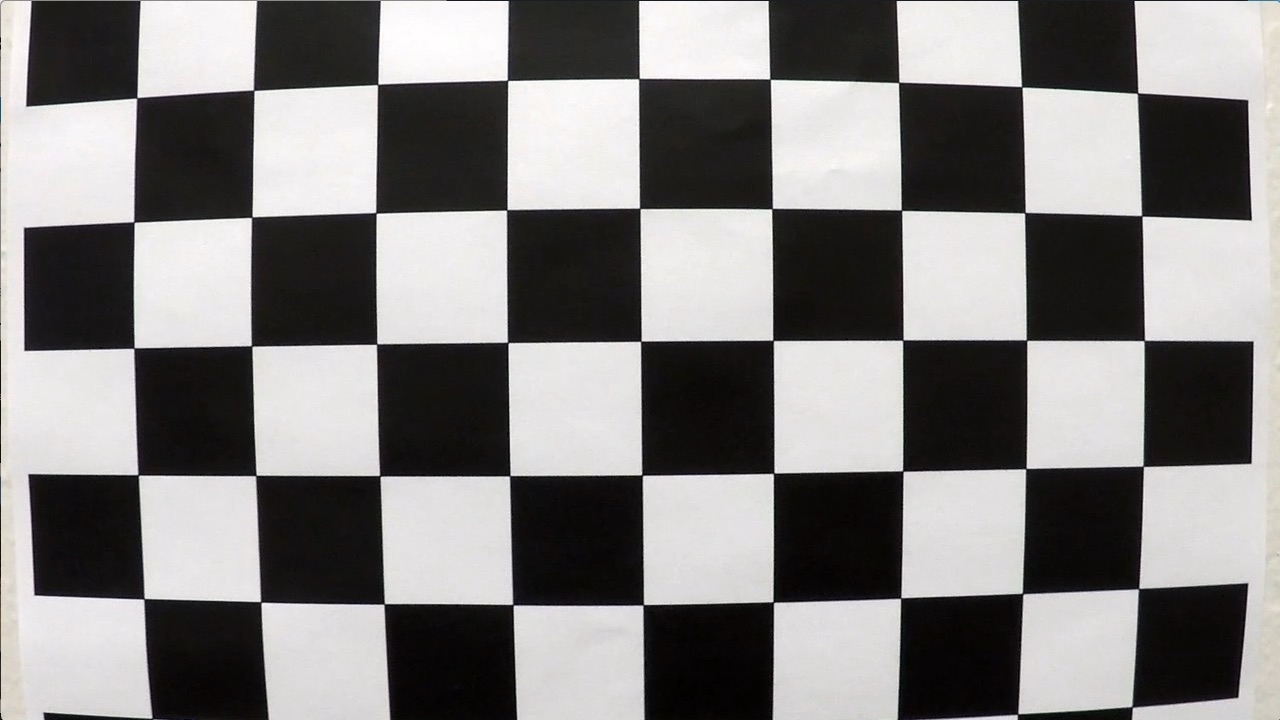
#> input picture Zadatak/camera_cal/calibration1.jpg, 1280 x 720 px; its folder holds 4 pictures in this run
$ python cameraCalibration.py
#> lines starting #> are read from the running program, lines starting #| are printed output that depends on the picture; after the words box and inside, x2 and y2 are one past the last pixel; in counts of white or black regions, pixels touching at a corner belong together
import numpy as np
import cv2 as cv
import matplotlib.pyplot as plt
import glob

# termination criteria
criteria = (cv.TERM_CRITERIA_EPS + cv.TERM_CRITERIA_MAX_ITER, 30, 0.001)

#Setting the necessary variables
numRows = 6
numColumns = 9
mean_error = 0

# prepare object points, like (0,0,0), (1,0,0), (2,0,0) ....,(6,5,0)
objp = np.zeros((numRows*numColumns,3), np.float32)
objp[:,:2] = np.mgrid[0:numRows,0:numColumns].T.reshape(-1,2)

# Arrays to store object points and image points from all the images.
objpoints = [] # 3d point in real world space
imgpoints = [] # 2d points in image plane.
images = glob.glob('camera_cal/*.jpg')

for fname in images:
    img = cv.imread(fname)
#> img is the input picture: shape (720, 1280, 3); mean B, G, R 127.8, 128.4, 130.1
    gray = cv.cvtColor(img, cv.COLOR_BGR2GRAY)

    # Find the chess board corners
    ret, corners = cv.findChessboardCorners(gray, (numRows,numColumns), None)
#> ret = False; corners = None

    # If found, add object points, image points (after refining them)
    if ret == True:
        objpoints.append(objp)
        corners2 = cv.cornerSubPix(gray,corners, (11,11), (-1,-1), criteria)
        imgpoints.append(corners2)

        # Draw and display the corners
        cv.drawChessboardCorners(img, (numRows,numColumns), corners2, ret)
        cv.imshow('img', img)
        cv.waitKey(500)
#> pass 2 of the loop `for fname in images:`:
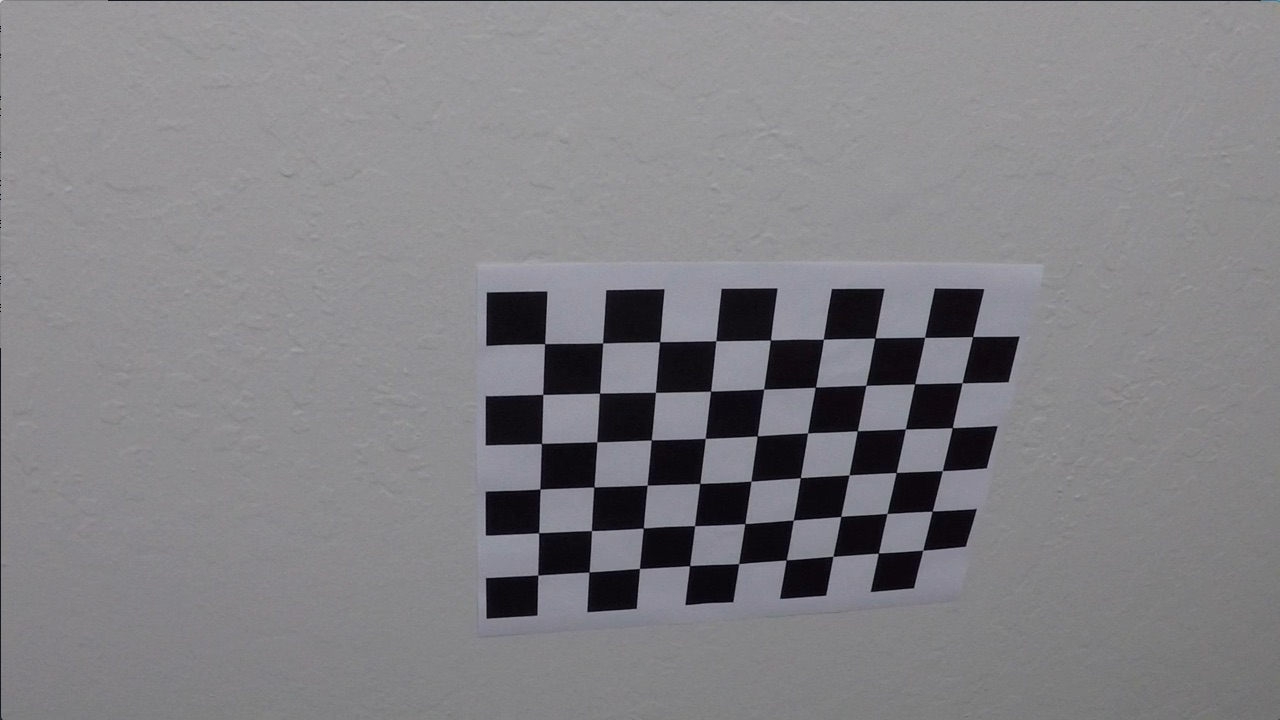
#> input picture Zadatak/camera_cal/calibration10.jpg, 1280 x 720 px
#> img is the input picture: shape (720, 1280, 3); mean B, G, R 133.1, 129.4, 130.2
#> ret = True; corners = 54 rows, first 8: [538.4, 575.5], [537.8, 533.4], [540, 488.9], [541.3, 443.6], [542.6, 393.8], [545.3, 343.1], [589.1, 571.8], [591.7, 531]
#> corners2 = 54 rows, first 8: [537.8, 575.1], [538.6, 532.7], [539.9, 489.1], [541.5, 443.4], [542.7, 394.4], [544.6, 343.6], [589, 572], [591.4, 530.6]
#> `cv.drawChessboardCorners(img, (numRows,numColumns), corners2, ret)`:
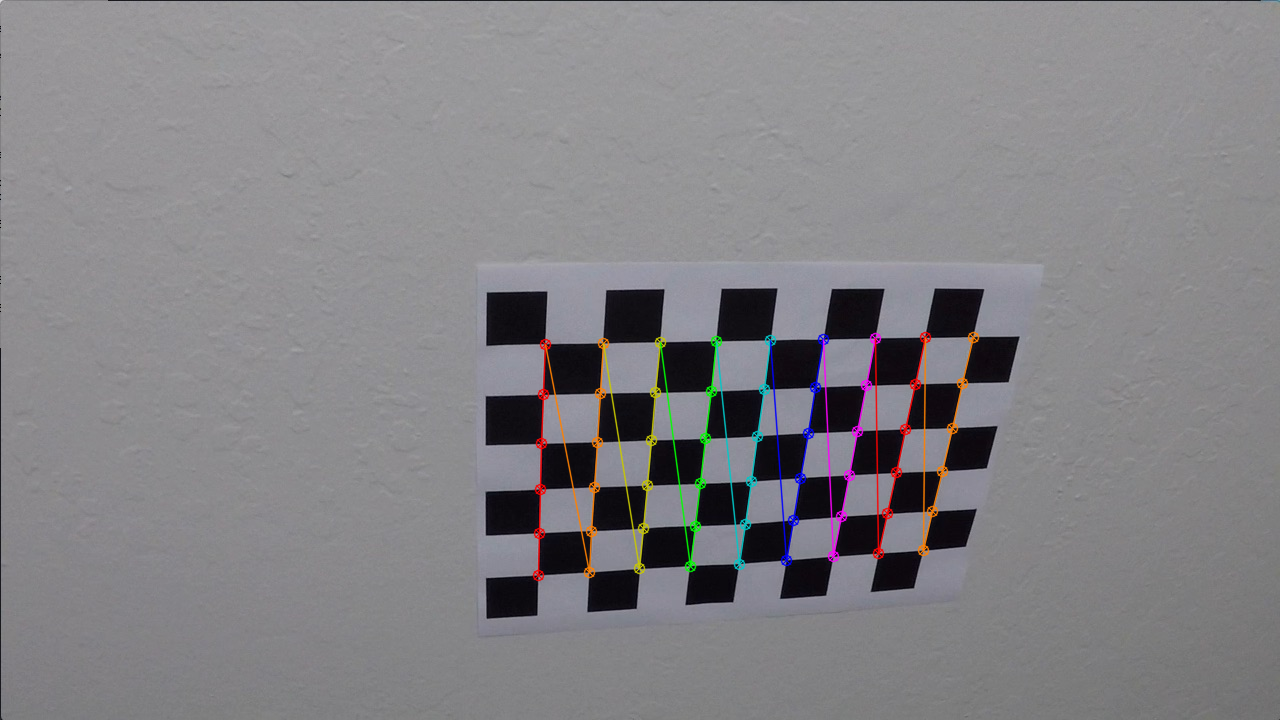
#> img: shape (720, 1280, 3); 1.71% of pixels changed, all inside (x1, y1, x2, y2) = (532, 331, 980, 582)
#> pass 3 of the loop `for fname in images:`:
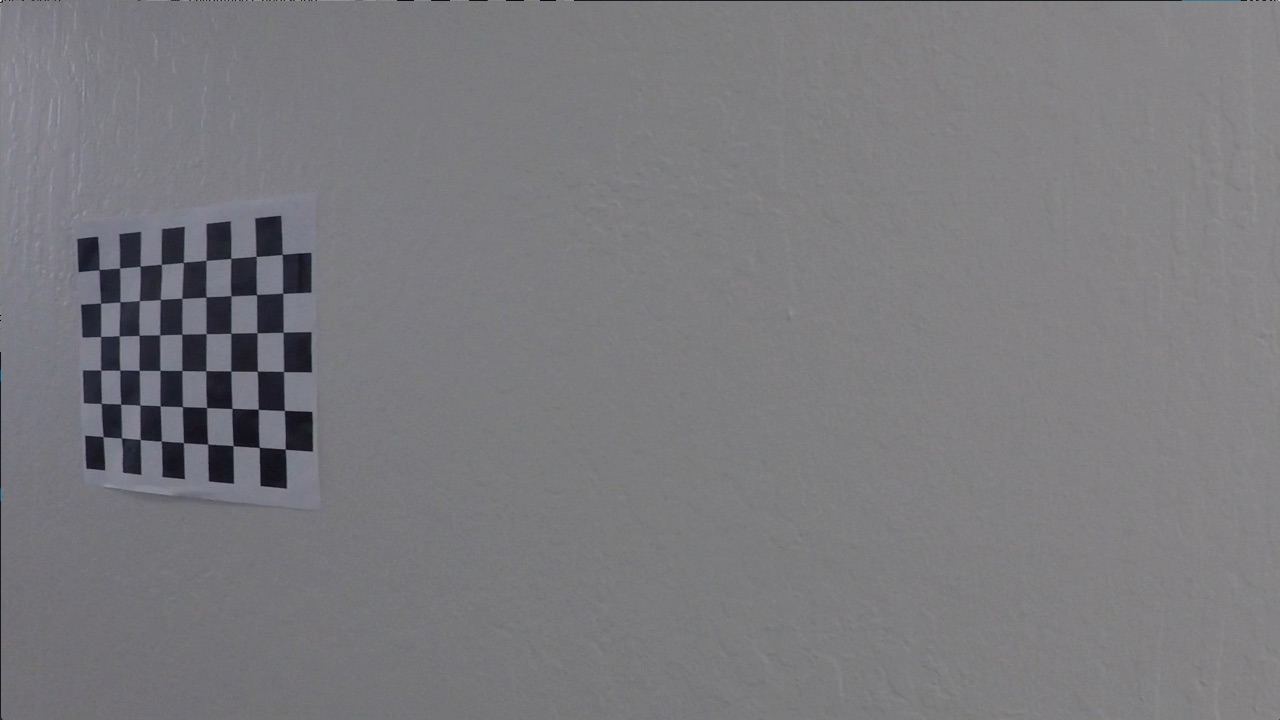
#> input picture Zadatak/camera_cal/calibration11.jpg, 1280 x 720 px
#> img is the input picture: shape (720, 1280, 3); mean B, G, R 125.2, 121.7, 122.2
#> corners = 54 rows, first 8: [103.1, 436.7], [101.2, 403.5], [100.8, 370.1], [100.6, 336.5], [100.6, 303.3], [99.22, 269.6], [121.6, 437.9], [120.8, 404.2]
#> corners2 = 54 rows, first 8: [103.1, 436.6], [101.3, 403.4], [100.7, 370.1], [100.6, 336.4], [100.6, 303.2], [99.04, 269.6], [121.4, 437.8], [120.7, 404.2]
#> `cv.drawChessboardCorners(img, (numRows,numColumns), corners2, ret)`:
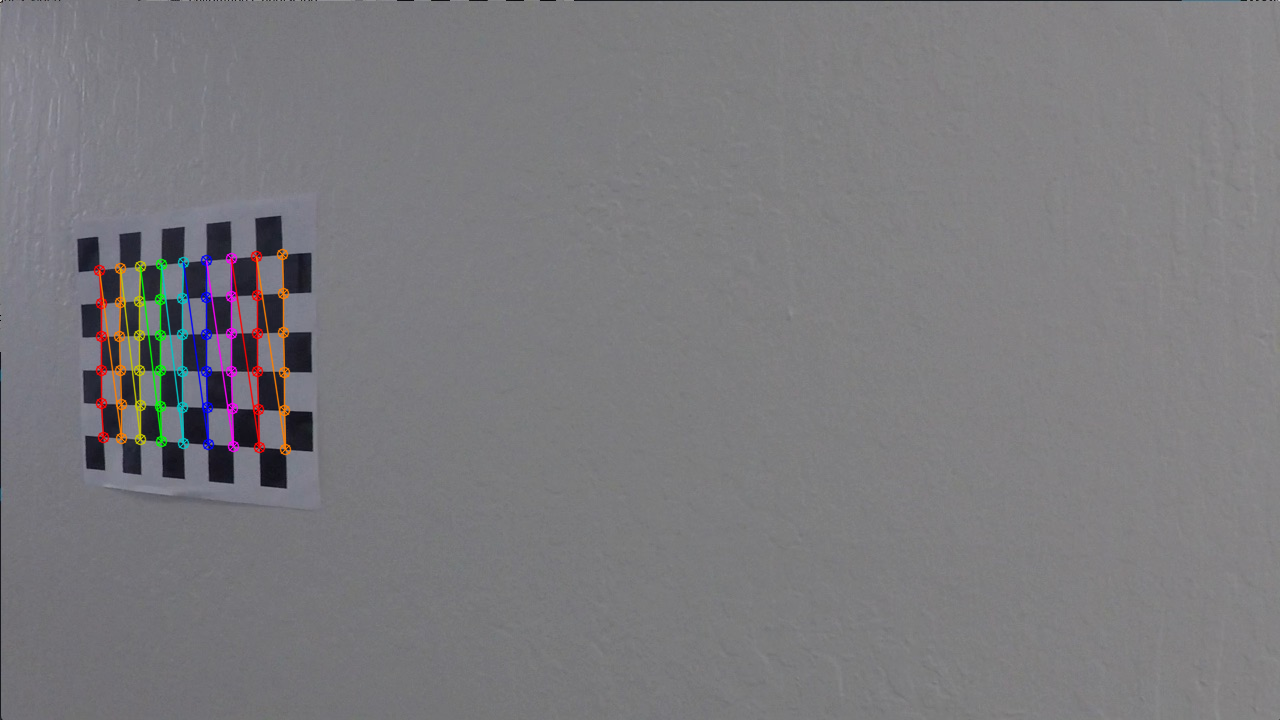
#> img: shape (720, 1280, 3); 1.41% of pixels changed, all inside (x1, y1, x2, y2) = (93, 248, 292, 456)
#> the loop made 4 passes; the first 3 are shown

# Perform calibration here
ret, mtx, dist, rvecs, tvecs = cv.calibrateCamera(objpoints, imgpoints, gray.shape[::-1], None, None)

np.savez('output/cameraCalibration/calibration.npz', mtx=mtx, dist=dist, rvecs=rvecs, tvecs=tvecs)

for i in range(len(objpoints)):
    imgpoints2, _ = cv.projectPoints(objpoints[i], rvecs[i], tvecs[i], mtx, dist)
    error = cv.norm(imgpoints[i], imgpoints2, cv.NORM_L2)/len(imgpoints2)
    mean_error += error

print( "total error: {}".format(mean_error/len(objpoints)) )

# Undistort the first image from the folder and save the pair as an image
fname = images[0]  # Selecting the first image
img = cv.imread(fname)
h,  w = img.shape[:2]
#> h = 720; w = 1280
newcameramtx, roi = cv.getOptimalNewCameraMatrix(mtx, dist, (w,h), 1, (w,h))

# undistort
dst = cv.undistort(img, mtx, dist, None, newcameramtx)
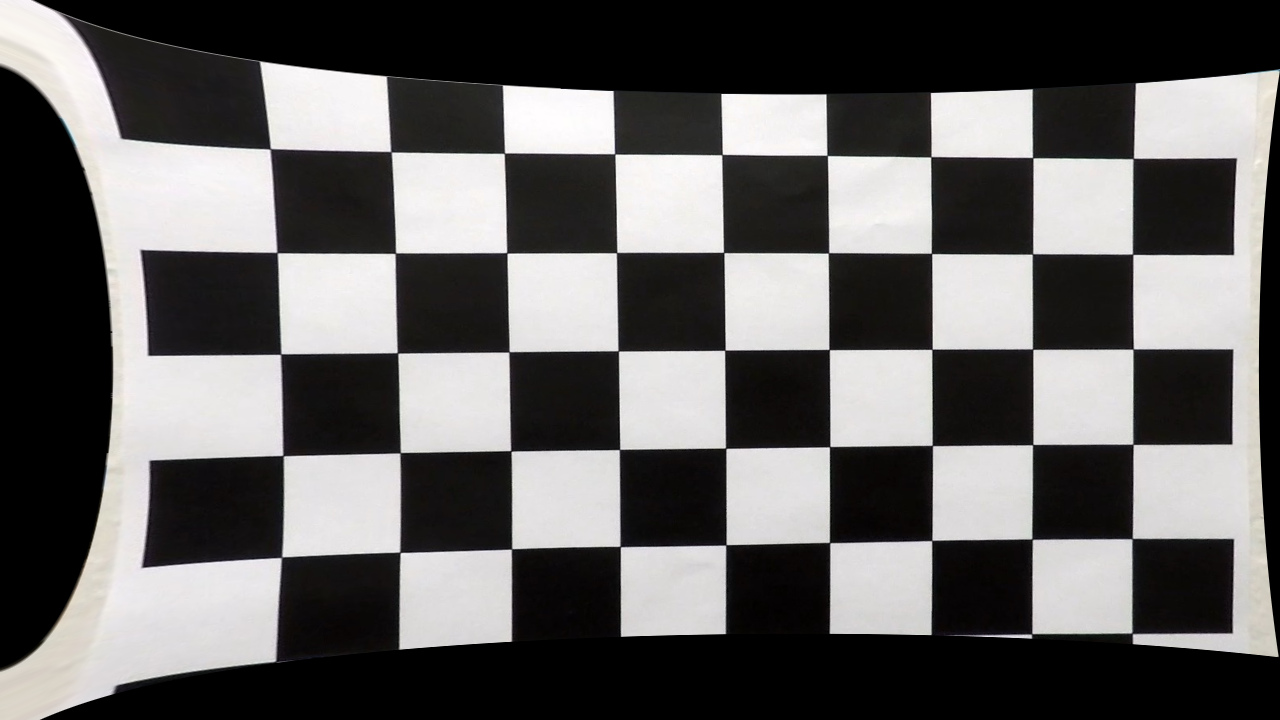
#> dst: shape (720, 1280, 3); mean B, G, R 97.2, 97.7, 99.1
# crop the image
x, y, w, h = roi
dst = dst[y:y+h, x:x+w]
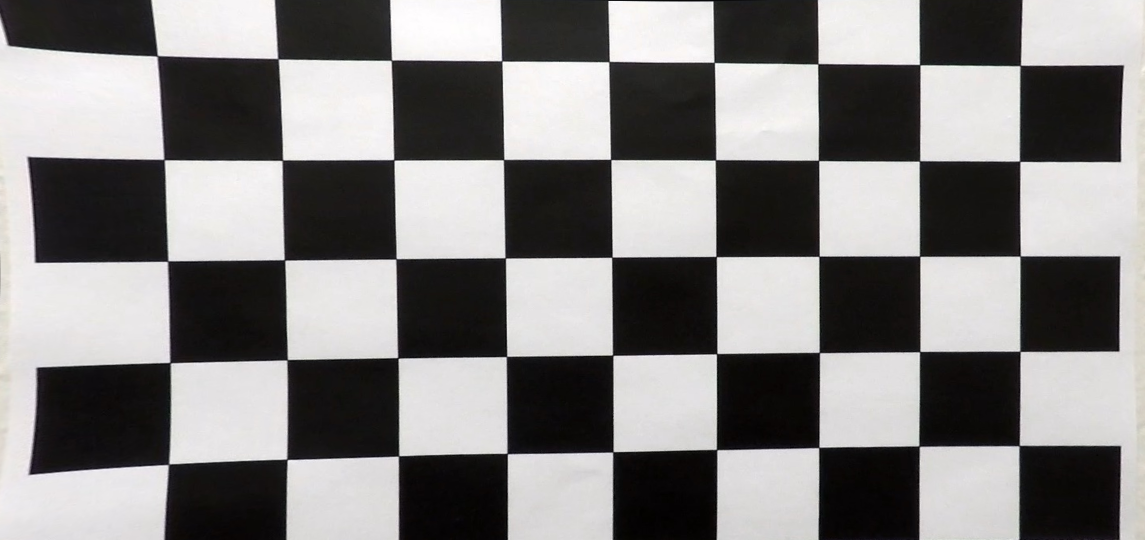
#> dst: shape (540, 1145, 3); mean B, G, R 128.2, 128.7, 130.4

# Ensure both images have the same height before concatenating
h_min = min(img.shape[0], dst.shape[0])
#> h_min = 540
img = img[:h_min, :]
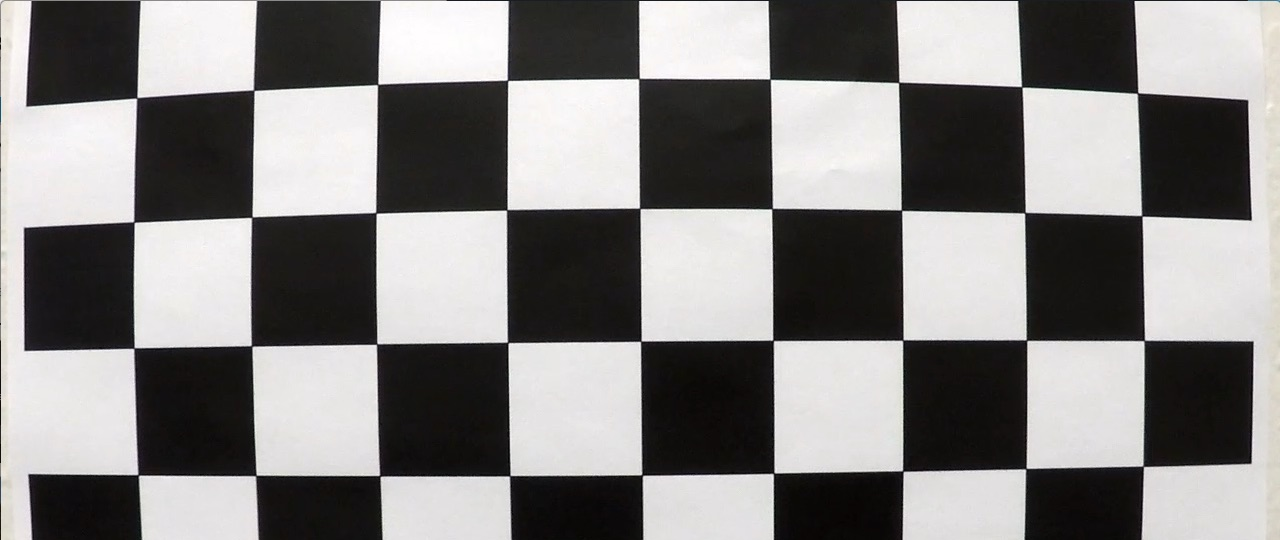
#> img: shape (540, 1280, 3); mean B, G, R 130.5, 131.3, 132.9
dst = dst[:h_min, :]

# Save the pair of images as a single image
pair_image = np.hstack((img, dst))
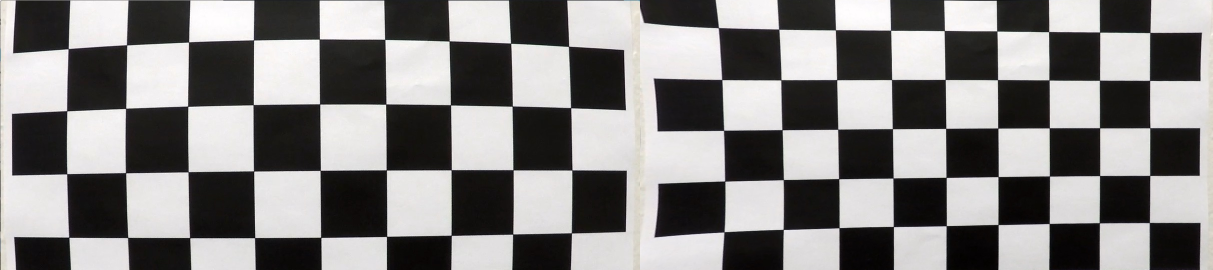
#> pair_image: shape (540, 2425, 3) (shown at 1/2 size); mean B, G, R 129.4, 130.1, 131.7
cv.imwrite('output/cameraCalibration/examplePair.png', pair_image)

# Undistort all images from the folder
for fname in images:
    img = cv.imread(fname)
    h,  w = img.shape[:2]
    newcameramtx, roi = cv.getOptimalNewCameraMatrix(mtx, dist, (w,h), 0, (w,h))

    # undistort
    dst = cv.undistort(img, mtx, dist, None, newcameramtx)
#> dst: shape (720, 1280, 3)

    # crop the image
    x, y, w, h = roi
    dst = dst[y:y+h, x:x+w]
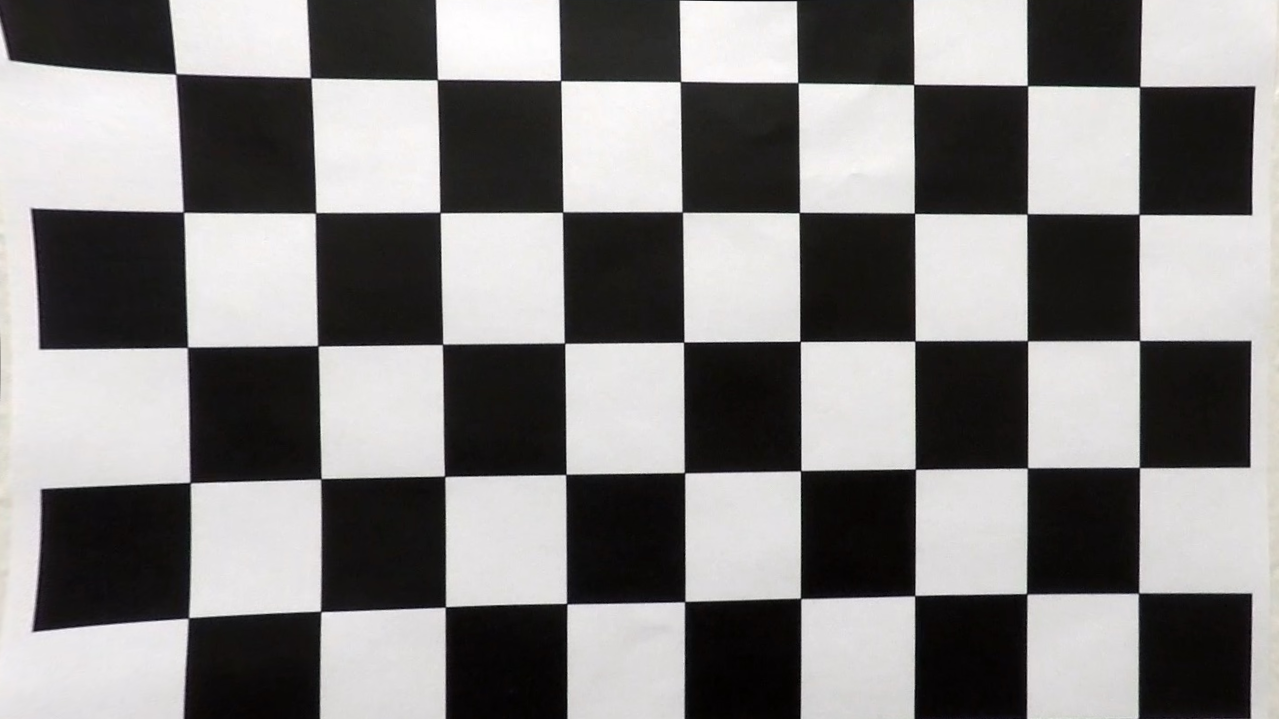
#> dst: shape (719, 1279, 3); mean B, G, R 128.3, 128.7, 130.5

    # Display the original and undistorted images
    fig, axes = plt.subplots(1, 2, figsize=(12, 6))

    # Plot original image
    axes[0].imshow(cv.cvtColor(img, cv.COLOR_BGR2RGB))
    axes[0].set_title('Original Image')

    # Plot undistorted image
    axes[1].imshow(cv.cvtColor(dst, cv.COLOR_BGR2RGB))
    axes[1].set_title('Undistorted Image')

    # Hide axes
    for ax in axes:
        ax.axis('off')

    plt.pause(2)  # Pause for 2 seconds before showing the next pair of images
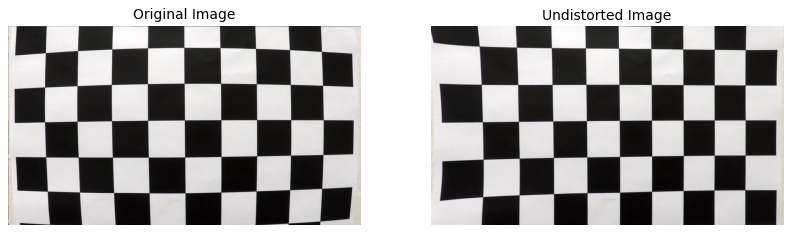
#> figure drawn by matplotlib, 2 panels

    # Close the current figure to show the next pair of images
    plt.close(fig)
#> pass 2 of the loop `for fname in images:`:
#> `plt.pause(2)`:
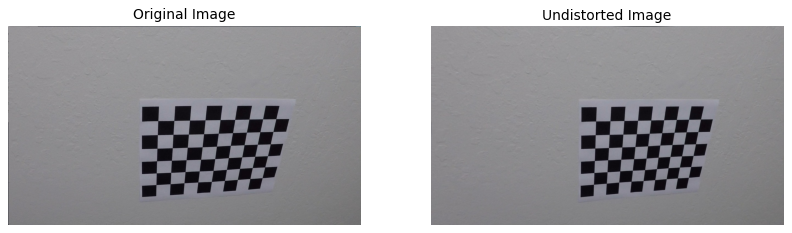
#> figure drawn by matplotlib, 2 panels
#> pass 3 of the loop `for fname in images:`:
#> `plt.pause(2)`:
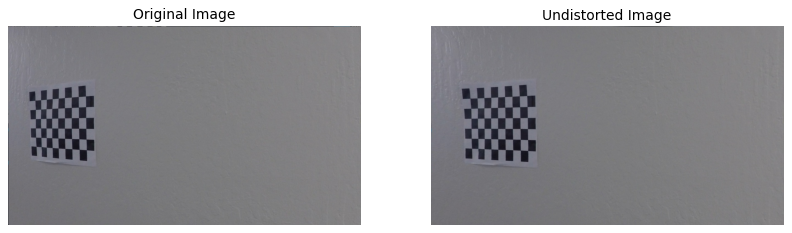
#> figure drawn by matplotlib, 2 panels
#> the loop made 4 passes; the first 3 are shown

cv.destroyAllWindows()
